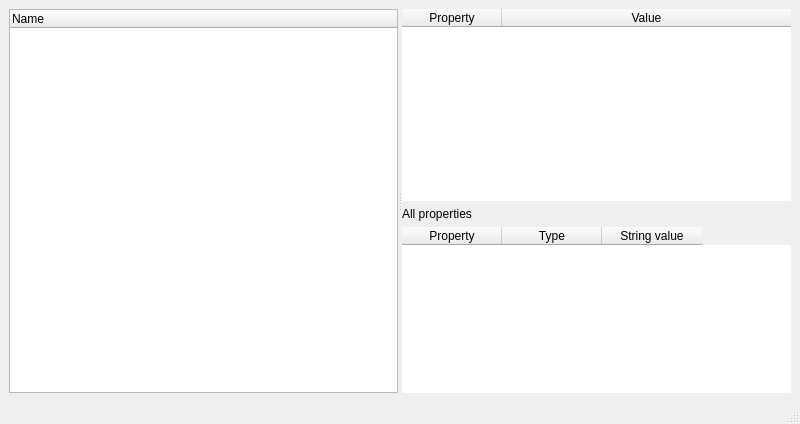
<?xml version="1.0" encoding="UTF-8"?>
<ui version="4.0">
 <class>TreeWindow</class>
 <widget class="QMainWindow" name="TreeWindow">
  <property name="geometry">
   <rect>
    <x>0</x>
    <y>0</y>
    <width>800</width>
    <height>424</height>
   </rect>
  </property>
  <property name="windowTitle">
   <string>Panel DOM tree</string>
  </property>
  <widget class="QWidget" name="centralwidget">
   <layout class="QVBoxLayout" name="verticalLayout">
    <item>
     <widget class="QSplitter" name="splitter">
      <property name="orientation">
       <enum>Qt::Horizontal</enum>
      </property>
      <widget class="QTreeWidget" name="tree">
       <property name="sizePolicy">
        <sizepolicy hsizetype="Expanding" vsizetype="Expanding">
         <horstretch>1</horstretch>
         <verstretch>0</verstretch>
        </sizepolicy>
       </property>
       <column>
        <property name="text">
         <string notr="true">Name</string>
        </property>
       </column>
      </widget>
      <widget class="QWidget" name="propWidget">
       <property name="sizePolicy">
        <sizepolicy hsizetype="Expanding" vsizetype="Expanding">
         <horstretch>1</horstretch>
         <verstretch>0</verstretch>
        </sizepolicy>
       </property>
       <layout class="QVBoxLayout" name="propLayout">
        <item>
         <widget class="QTableWidget" name="propertiesView">
          <property name="frameShape">
           <enum>QFrame::NoFrame</enum>
          </property>
          <property name="gridStyle">
           <enum>Qt::DotLine</enum>
          </property>
          <property name="sizePolicy">
           <sizepolicy hsizetype="Preferred" vsizetype="Minimum">
            <horstretch>1</horstretch>
            <verstretch>0</verstretch>
           </sizepolicy>
          </property>
          <attribute name="horizontalHeaderStretchLastSection">
           <bool>true</bool>
          </attribute>
          <column>
           <property name="text">
            <string>Property</string>
           </property>
          </column>
          <column>
           <property name="text">
            <string>Value</string>
           </property>
          </column>
         </widget>
        </item>
        <item>
         <widget class="QLabel" name="prop2Label">
          <property name="text">
           <string>All properties</string>
          </property>
          <property name="sizePolicy">
           <sizepolicy hsizetype="Preferred" vsizetype="Preferred">
            <horstretch>0</horstretch>
            <verstretch>0</verstretch>
           </sizepolicy>
          </property>
         </widget>
        </item>
        <item>
         <widget class="QTableWidget" name="allPropertiesView">
          <property name="frameShape">
           <enum>QFrame::NoFrame</enum>
          </property>
          <property name="gridStyle">
           <enum>Qt::DotLine</enum>
          </property>
          <column>
           <property name="text">
            <string>Property</string>
           </property>
          </column>
          <column>
           <property name="text">
            <string>Type</string>
           </property>
          </column>
          <column>
           <property name="text">
            <string>String value</string>
           </property>
          </column>
         </widget>
        </item>
       </layout>

      </widget>
     </widget>
    </item>
   </layout>
  </widget>
  <widget class="QMenuBar" name="menubar">
   <property name="geometry">
    <rect>
     <x>0</x>
     <y>0</y>
     <width>601</width>
     <height>21</height>
    </rect>
   </property>
  </widget>
  <widget class="QStatusBar" name="statusbar"/>
 </widget>
 <resources/>
 <connections/>
</ui>
